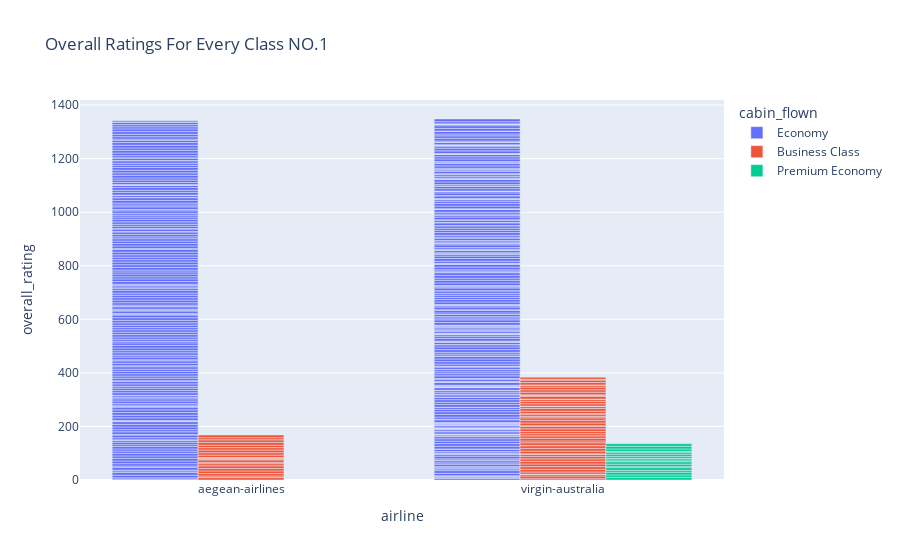

The notebook cell saved with this chart:
### Code cell
# Here we can see every single rating for every class 
fig = px.bar(tmp3_df, x='airline', y='overall_rating', color='cabin_flown', barmode='group', title='Overall Ratings For Every Class NO.1')
fig.show()

### Figure 1 — Plotly figure (JSON) as saved in the notebook; plotly's stock layout.template omitted (floating-point values rounded to 4 significant figures; data arrays with more than 128 entries replaced by an {"elided": "..."} marker saying what was removed)
{"data": [{"alignmentgroup": "True", "hovertemplate": "cabin_flown=Economy<br>airline=%{x}<br>overall_rating=%{y}<extra></extra>", "legendgroup": "Economy", "marker": {"color": "#636efa", "pattern": {"shape": ""}}, "name": "Economy", "offsetgroup": "Economy", "orientation": "v", "showlegend": true, "textposition": "auto", "type": "bar", "x": {"elided": "422 str values"}, "xaxis": "x", "y": {"elided": "422 int values"}, "yaxis": "y"}, {"alignmentgroup": "True", "hovertemplate": "cabin_flown=Business Class<br>airline=%{x}<br>overall_rating=%{y}<extra></extra>", "legendgroup": "Business Class", "marker": {"color": "#EF553B", "pattern": {"shape": ""}}, "name": "Business Class", "offsetgroup": "Business Class", "orientation": "v", "showlegend": true, "textposition": "auto", "type": "bar", "x": ["aegean-airlines", "aegean-airlines", "aegean-airlines", "aegean-airlines", "aegean-airlines", "aegean-airlines", "aegean-airlines", "aegean-airlines", "aegean-airlines", "aegean-airlines", "aegean-airlines", "aegean-airlines", "aegean-airlines", "aegean-airlines", "aegean-airlines", "aegean-airlines", "aegean-airlines", "aegean-airlines", "aegean-airlines", "aegean-airlines", "aegean-airlines", "virgin-australia", "virgin-australia", "virgin-australia", "virgin-australia", "virgin-australia", "virgin-australia", "virgin-australia", "virgin-australia", "virgin-australia", "virgin-australia", "virgin-australia", "virgin-australia", "virgin-australia", "virgin-australia", "virgin-australia", "virgin-australia", "virgin-australia", "virgin-australia", "virgin-australia", "virgin-australia", "virgin-australia", "virgin-australia", "virgin-australia", "virgin-australia", "virgin-australia", "virgin-australia", "virgin-australia", "virgin-australia", "virgin-australia", "virgin-australia", "virgin-australia", "virgin-australia", "virgin-australia", "virgin-australia", "virgin-australia", "virgin-australia", "virgin-australia", "virgin-australia", "virgin-australia", "virgin-australia", "virgin-australia", "virgin-australia", "virgin-australia", "virgin-australia", "virgin-australia", "virgin-australia", "virgin-australia", "virgin-australia", "virgin-australia", "virgin-australia", "virgin-australia", "virgin-australia"], "xaxis": "x", "y": [9, 6, 9, 10, 9, 10, 8, 4, 10, 3, 3, 3, 9, 9, 10, 9, 9, 10, 10, 8, 10, 5, 10, 6, 1, 8, 10, 10, 10, 10, 9, 9, 7, 3, 10, 10, 10, 1, 10, 7, 10, 9, 8, 8, 10, 9, 3, 10, 10, 9, 5, 7, 4, 9, 10, 7, 2, 9, 9, 7, 1, 10, 4, 2, 10, 9, 10, 7, 1, 9, 9, 3, 8], "yaxis": "y"}, {"alignmentgroup": "True", "hovertemplate": "cabin_flown=Premium Economy<br>airline=%{x}<br>overall_rating=%{y}<extra></extra>", "legendgroup": "Premium Economy", "marker": {"color": "#00cc96", "pattern": {"shape": ""}}, "name": "Premium Economy", "offsetgroup": "Premium Economy", "orientation": "v", "showlegend": true, "textposition": "auto", "type": "bar", "x": ["virgin-australia", "virgin-australia", "virgin-australia", "virgin-australia", "virgin-australia", "virgin-australia", "virgin-australia", "virgin-australia", "virgin-australia", "virgin-australia", "virgin-australia", "virgin-australia", "virgin-australia", "virgin-australia", "virgin-australia", "virgin-australia", "virgin-australia", "virgin-australia", "virgin-australia"], "xaxis": "x", "y": [10, 9, 10, 7, 10, 4, 9, 9, 4, 7, 2, 7, 8, 7, 4, 9, 10, 10, 1], "yaxis": "y"}], "layout": {"barmode": "group", "legend": {"title": {"text": "cabin_flown"}, "tracegroupgap": 0}, "title": {"text": "Overall Ratings For Every Class NO.1"}, "xaxis": {"anchor": "y", "domain": [0, 1], "title": {"text": "airline"}}, "yaxis": {"anchor": "x", "domain": [0, 1], "title": {"text": "overall_rating"}}}}
